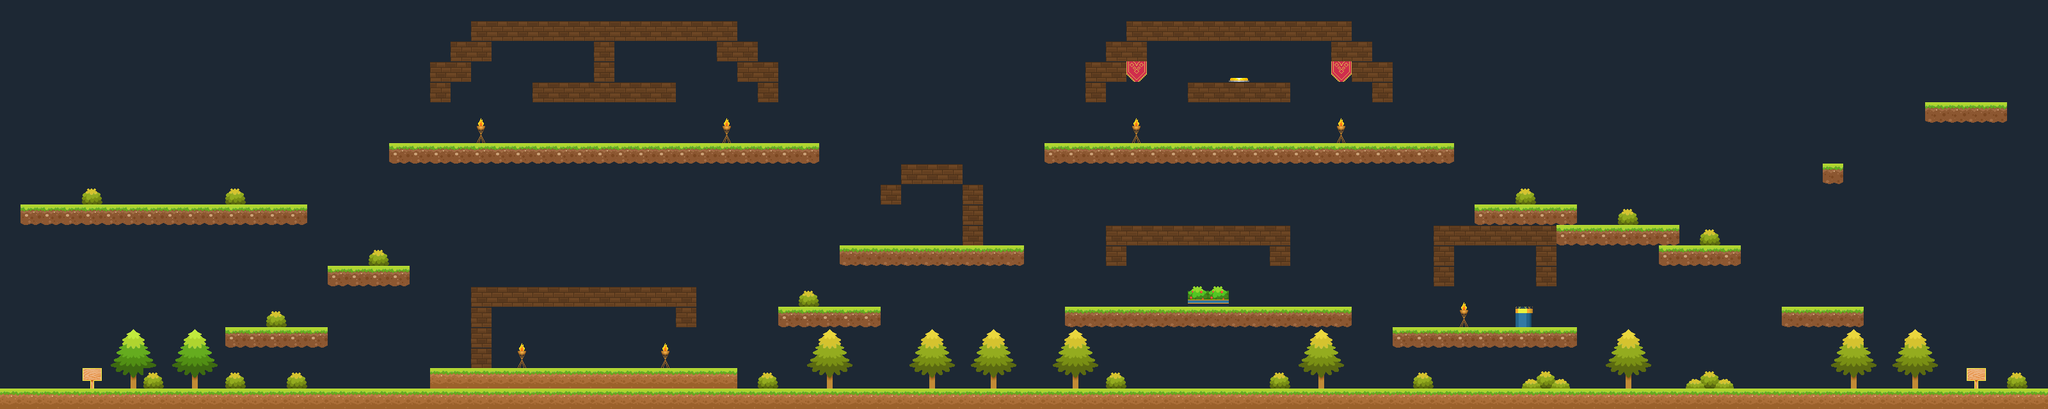

The image is a tile-based game level rendered from a .tmx file. Its description and source (layers, tilesets, objects; grid data summarised) follow:
An orthogonal 100x20 tile map with 32x32 px tiles, 3 tile layers (background, night_background, foreground) and 72 objects (2x story, 2x label, 2x route, 2x animation_route, hero_Forest, ...).

<map version="1.0" tiledversion="1.0.3" orientation="orthogonal" renderorder="right-down" width="100" height="20" tilewidth="32" tileheight="32" nextobjectid="128">
 <tileset firstgid="1" source="Hunters.tsx" />
 <layer name="background" width="100" height="20">
  <data>[2000 cells, 2000 non-empty, 3 distinct tile ids]</data>
 </layer>
 <layer name="night_background" width="100" height="20">
  <data>[2000 cells, 2000 non-empty, 1 distinct tile ids]</data>
 </layer>
 <layer name="foreground" width="100" height="20">
  <data>[2000 cells, 623 non-empty, 34 distinct tile ids]</data>
 </layer>
 <objectgroup name="ground">
  <object id="1" x="2" y="610" width="3197" height="29" />
  <object id="2" x="3010" y="162" width="126" height="28" />
  <object id="3" x="2787" y="482" width="126" height="29" />
  <object id="4" x="2178" y="514" width="287" height="29" />
  <object id="5" x="2240" y="355" width="30" height="92" />
  <object id="8" x="2400" y="354" width="31" height="90" />
  <object id="9" x="2273" y="355" width="124" height="27" />
  <object id="10" x="2305" y="320" width="158" height="31" />
  <object id="11" x="2433" y="354" width="192" height="29" />
  <object id="12" x="2591" y="386" width="128" height="27" />
  <object id="13" x="1729" y="355" width="287.04" height="28" />
  <object id="16" x="1664" y="481" width="449" height="30" />
  <object id="17" x="1858" y="129" width="158" height="29" />
  <object id="18" x="1634" y="225" width="638" height="31" />
  <object id="20" x="1698" y="98" width="31" height="60" />
  <object id="21" x="1730" y="66" width="30" height="60" />
  <object id="22" x="1762" y="35" width="30" height="60" />
  <object id="23" x="2082" y="34" width="30" height="59" />
  <object id="24" x="2113" y="68" width="32" height="57" />
  <object id="25" x="2145" y="99" width="32" height="59" />
  <object id="27" x="1794" y="32" width="287" height="33" />
  <object id="28" x="1312" y="388" width="289" height="29" />
  <object id="29" x="1408.71" y="260.164" width="96.7322" height="28.7183" />
  <object id="33" x="1217" y="481" width="158" height="31" />
  <object id="34" x="672" y="577" width="482" height="30" />
  <object id="35" x="735" y="450" width="33" height="123" />
  <object id="37" x="770" y="449" width="318" height="31" />
  <object id="38" x="512" y="416" width="128" height="32" />
  <object id="39" x="352" y="512" width="159" height="30" />
  <object id="40" x="33" y="322" width="447" height="31" />
  <object id="41" x="610" y="225" width="669" height="30" />
  <object id="42" x="930" y="67" width="28" height="60" />
  <object id="43" x="834" y="132" width="224" height="23" />
  <object id="45" x="673" y="98" width="33" height="61" />
  <object id="46" x="706" y="66" width="30" height="62" />
  <object id="47" x="738" y="36" width="31" height="62" />
  <object id="48" x="1121" y="34" width="30" height="59" />
  <object id="49" x="1152" y="67" width="33" height="59" />
  <object id="51" x="1185" y="101" width="31" height="57" />
  <object id="52" x="772" y="34" width="347" height="30" />
  <object id="56" x="0" y="0" width="8" height="600" />
  <object id="59" x="1377.45" y="290.812" width="28.5654" height="24.0241" />
  <object id="60" x="1510.14" y="292.812" width="20.1326" height="85.8549" />
  <object id="61" x="1985.04" y="387" width="32" height="30" />
  <object id="62" x="1729" y="389" width="30" height="27" />
  <object id="70" x="1059" y="485" width="27" height="26" />
  <object id="71" x="3187" y="8" width="8" height="600" />
  <object id="73" x="2851" y="261" width="26" height="25" />
 </objectgroup>
 <objectgroup name="points">
  <object id="75" name="hero_Forest" x="3047" y="594" />
  <object id="69" name="hero_Mountains" x="99.6667" y="588" />
  <object id="53" name="hero_Start" x="872" y="551" />
  <object id="106" name="hero_Ruins" x="296.99" y="95.037" />
 </objectgroup>
 <objectgroup name="triggers">
  <object id="54" name="story" x="962.757" y="557.8">
   <properties>
    <property name="condition" value="T:MainStory:NotStarted" />
    <property name="key" value="MainStory" />
    <property name="text">Today is your first day as an adult person 
 you are not a child anymore 
 Parents will give you some lessons</property>
    <property name="value" value="Started" />
   </properties>
  </object>
  <object id="63" name="label" x="3083.04" y="587.76">
   <properties>
    <property name="text" value="Road to Forest" />
   </properties>
  </object>
  <object id="66" name="label" x="145" y="586">
   <properties>
    <property name="text" value="Road to Mountains" />
   </properties>
  </object>
  <object id="74" name="route" x="3167.44" y="27.698" width="13.1996" height="562.302">
   <properties>
    <property name="value" value="Forest" />
   </properties>
  </object>
  <object id="67" name="route" x="14.1204" y="29.6579" width="15.8395" height="559.662">
   <properties>
    <property name="value" value="Mountains" />
   </properties>
  </object>
  <object id="94" name="story" x="3054.99" y="131.66" width="20" height="17.3333">
   <properties>
    <property name="condition" value="GotThere:No" />
    <property name="key" value="GotThere" />
    <property name="text" value="You are there!" />
    <property name="value" value="GotIt" />
   </properties>
  </object>
 </objectgroup>
 <objectgroup name="entities">
  <object id="116" name="axe_2" x="1454.59" y="351.109" />
  <object id="118" name="key_willage_1" x="3103.22" y="139.916" />
 </objectgroup>
 <objectgroup name="creatures">
  <object id="84" name="mark" x="2638.64" y="594.36">
   <properties>
    <property name="dialogs" value="105" />
    <property name="items" value="coin" />
    <property name="org" value="1" />
   </properties>
  </object>
  <object id="96" name="father" x="1313.36" y="458.026">
   <properties>
    <property name="dialogs" value="101,102,1" />
    <property name="org" value="1" />
   </properties>
  </object>
  <object id="97" name="mather" x="1512.67" y="575.502">
   <properties>
    <property name="dialogs" value="103,104" />
    <property name="org" value="1" />
   </properties>
  </object>
  <object id="99" name="erlok" x="1937.7" y="108.237">
   <properties>
    <property name="org" value="1" />
   </properties>
  </object>
  <object id="100" name="arora" x="1804.38" y="461.985">
   <properties>
    <property name="org" value="1" />
   </properties>
  </object>
  <object id="101" name="enika" x="1961.46" y="459.345">
   <properties>
    <property name="org" value="1" />
   </properties>
  </object>
  <object id="102" name="lina" x="2031.41" y="208.553">
   <properties>
    <property name="org" value="1" />
   </properties>
  </object>
  <object id="103" name="leok" x="1814.94" y="201.954">
   <properties>
    <property name="org" value="1" />
   </properties>
  </object>
  <object id="104" name="logus" x="2345.56" y="491.024">
   <properties>
    <property name="org" value="1" />
   </properties>
  </object>
 </objectgroup>
 <objectgroup name="objects">
  <object id="98" name="door_willage_1" x="1382" y="323.39" width="19.7994" height="55.4382">
   <properties>
    <property name="program" value="key_willage_1" />
   </properties>
  </object>
  <object id="125" name="animation_route" x="3115.62" y="540.941" width="56.7582" height="54.1183">
   <properties>
    <property name="condition" value="" />
    <property name="items" value="" />
    <property name="program" value="" />
    <property name="trigger" value="" />
   </properties>
  </object>
  <object id="127" name="animation_route" x="6.28757" y="546.274" width="56.7582" height="54.1183">
   <properties>
    <property name="condition" value="" />
    <property name="items" value="" />
    <property name="program" value="" />
    <property name="trigger" value="" />
   </properties>
  </object>
 </objectgroup>
</map>
